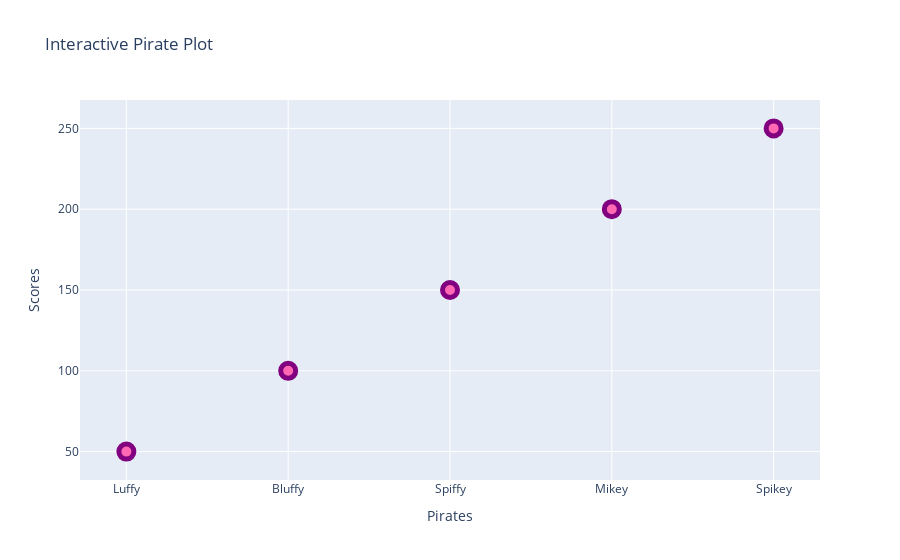

The cell this chart's notebook holds for it:
### Code cell
graph = go.Figure()

graph.add_trace(go.Scatter(
    x= x1,
    y=y1,
    mode = 'markers',
    marker = dict(size = 15,
                  color = 'hotpink',
                  opacity = 1,
                  line = dict (width= 5, color = 'purple'))
))

graph.update_layout(
    title = 'Interactive Pirate Plot',
    xaxis_title = 'Pirates',
    yaxis_title = "Scores",
    
)

### Figure 1 — Plotly figure (JSON) as saved in the notebook; plotly's stock layout.template omitted (floating-point values rounded to 4 significant figures)
{"data": [{"marker": {"color": "hotpink", "line": {"color": "purple", "width": 5}, "opacity": 1, "size": 15}, "mode": "markers", "type": "scatter", "x": ["Luffy", "Bluffy", "Spiffy", "Mikey", "Spikey"], "y": [50, 100, 150, 200, 250]}], "layout": {"title": {"text": "Interactive Pirate Plot"}, "xaxis": {"title": {"text": "Pirates"}}, "yaxis": {"title": {"text": "Scores"}}}}
